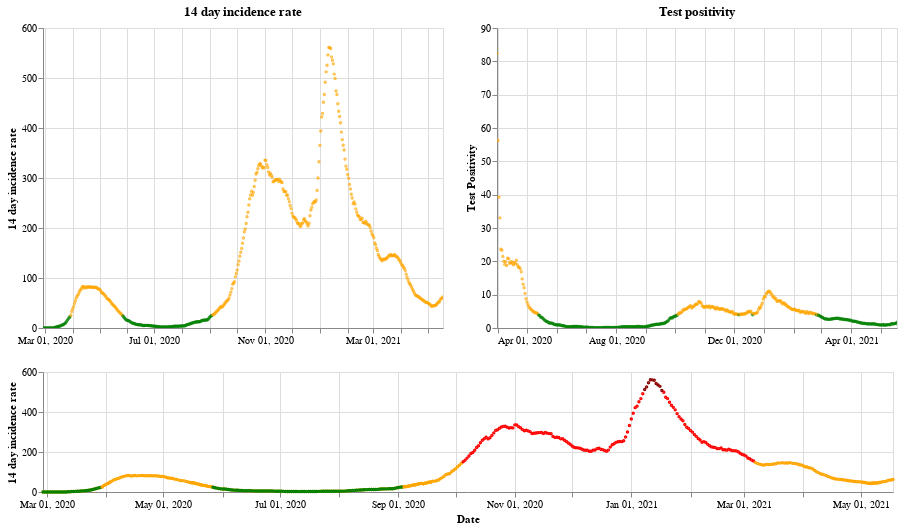

The cell this chart's notebook holds for it:
### Markdown cell above
## Scotland

### Code cell
plot_traffic_light('Scotland')

### Figure 1 — Vega-Lite specification as saved in the notebook (floating-point values rounded to 4 significant figures; data arrays with more than 128 entries replaced by an {"elided": "..."} marker saying what was removed)
{"config": {"view": {"continuousWidth": 400, "continuousHeight": 300}}, "vconcat": [{"hconcat": [{"mark": {"type": "point", "size": 2}, "encoding": {"color": {"condition": {"value": "green", "test": "(datum.twoWeeklyCasesRate <= 25)"}, "value": "orange"}, "tooltip": [{"type": "nominal", "field": "areaName"}, {"type": "temporal", "field": "date"}, {"type": "quantitative", "field": "twoWeeklyCasesRate"}, {"type": "quantitative", "field": "testPositivity"}], "x": {"type": "temporal", "axis": {"title": ""}, "field": "date", "scale": {"domain": {"selection": "DateBrush"}}, "timeUnit": "yearmonthdate"}, "y": {"type": "quantitative", "axis": {"title": "14 day incidence rate"}, "field": "twoWeeklyCasesRate"}}, "title": "14 day incidence rate", "width": 400}, {"mark": {"type": "point", "size": 2}, "encoding": {"color": {"condition": {"value": "green", "test": "(datum.testPositivity <= 4)"}, "value": "orange"}, "tooltip": [{"type": "nominal", "field": "areaName"}, {"type": "temporal", "field": "date"}, {"type": "quantitative", "field": "twoWeeklyCasesRate"}, {"type": "quantitative", "field": "testPositivity"}], "x": {"type": "temporal", "axis": {"title": ""}, "field": "date", "scale": {"domain": {"selection": "DateBrush"}}, "timeUnit": "yearmonthdate"}, "y": {"type": "quantitative", "axis": {"title": "Test Positivity"}, "field": "testPositivity"}}, "title": "Test positivity", "width": 400}]}, {"layer": [{"mark": {"type": "point", "size": 2}, "encoding": {"color": {"condition": {"value": "orange", "test": "((50 && datum.twoWeeklyCasesRate) < 150)"}, "value": "red"}, "opacity": {"condition": {"value": 1, "test": "((50 && datum.twoWeeklyCasesRate) < 500)"}, "value": 0}, "tooltip": [{"type": "nominal", "field": "areaName"}, {"type": "temporal", "field": "date"}, {"type": "quantitative", "field": "twoWeeklyCasesRate"}, {"type": "quantitative", "field": "testPositivity"}], "x": {"type": "temporal", "axis": {"title": "Date"}, "field": "date", "timeUnit": "yearmonthdate"}, "y": {"type": "quantitative", "axis": {"title": "14 day incidence rate"}, "field": "twoWeeklyCasesRate"}}, "selection": {"DateBrush": {"type": "interval", "encodings": ["x"], "fields": ["Time"]}}, "width": 850}, {"mark": {"type": "point", "size": 2}, "encoding": {"color": {"value": "darkred"}, "opacity": {"condition": {"value": 1, "test": "(datum.twoWeeklyCasesRate >= 500)"}, "value": 0}, "tooltip": [{"type": "nominal", "field": "areaName"}, {"type": "temporal", "field": "date"}, {"type": "quantitative", "field": "twoWeeklyCasesRate"}, {"type": "quantitative", "field": "testPositivity"}], "x": {"type": "temporal", "axis": {"title": "Date"}, "field": "date", "timeUnit": "yearmonthdate"}, "y": {"type": "quantitative", "axis": {"title": "14 day incidence rate"}, "field": "twoWeeklyCasesRate"}}, "width": 400}, {"mark": {"type": "point", "size": 2}, "encoding": {"color": {"condition": {"value": "green", "test": "((4 && datum.twoWeeklyCasesRate) < 25)"}, "value": "orange"}, "opacity": {"condition": {"value": 1, "test": "(datum.twoWeeklyCasesRate < 50)"}, "value": 0}, "tooltip": [{"type": "nominal", "field": "areaName"}, {"type": "temporal", "field": "date"}, {"type": "quantitative", "field": "twoWeeklyCasesRate"}, {"type": "quantitative", "field": "testPositivity"}], "x": {"type": "temporal", "axis": {"title": "Date"}, "field": "date", "timeUnit": "yearmonthdate"}, "y": {"type": "quantitative", "axis": {"title": "14 day incidence rate"}, "field": "twoWeeklyCasesRate"}}, "width": 400}], "height": 120, "width": 800}], "data": {"name": "data-f3b780a6fc9755d9cf2aad31f8eb3d98"}, "$schema": "https://vega.github.io/schema/vega-lite/v4.8.1.json", "datasets": {"data-f3b780a6fc9755d9cf2aad31f8eb3d98": {"elided": "446 records"}}}
